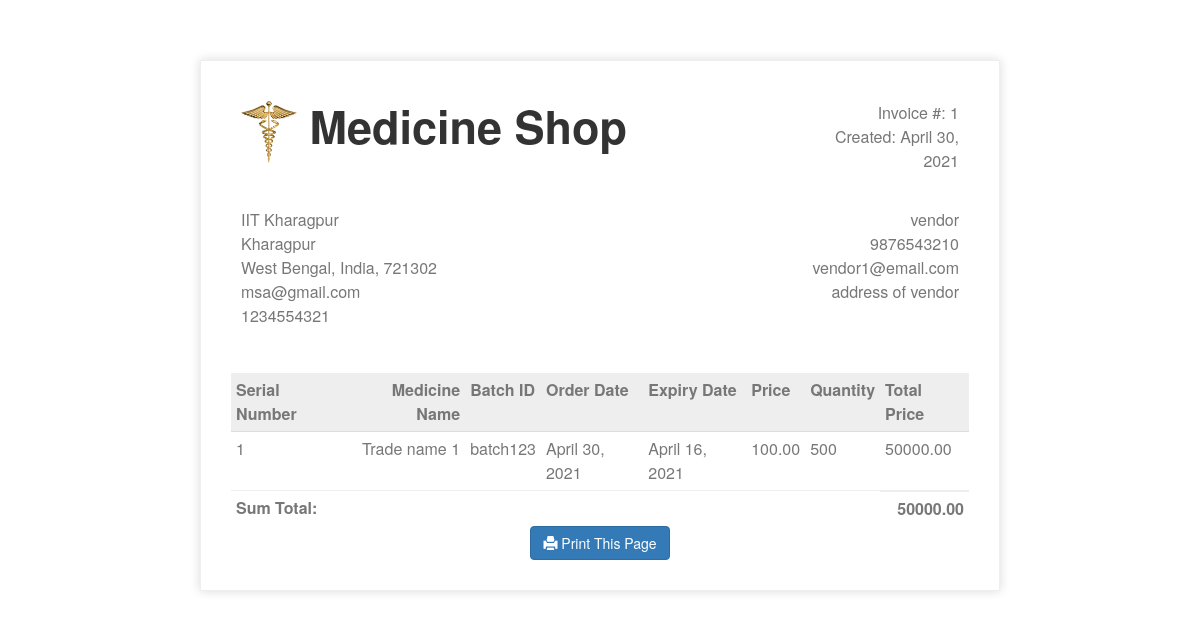
Page /printvendorreceipt/1 (signed in) on the committed database.
### shop/models.py (models this page shows, shortened)
class Transaction(models.Model):
    def validate_quantity(quan):
        if quan <= 0:
            raise ValidationError("Not a valid quantity.")
    def validate_date(date):
        if date < date.today():
            raise ValidationError("Date cannot be in the past")
    transaction_id = models.IntegerField(blank=False)
    quantity = models.IntegerField(default=0, blank=False, validators=[validate_quantity])
    date = models.DateField(blank=False, default=now,
                            validators=[validate_date])
    expiry_date = models.DateField(blank=False, default=now, validators=[validate_date])
    batch_id = models.CharField(max_length=100, blank=False)
    medicine = models.ForeignKey(
        Medicine, default=None, on_delete=models.CASCADE)

class Vendor(models.Model):
    name = models.CharField(max_length=100, blank=False)
    address = models.CharField(max_length=500, blank=False)
    phone_regex = RegexValidator(
        regex=r'^(?:\s+|)((0|(?:(\+|)91))(?:\s|-)*(?:(?:\d(?:\s|-)*\d{9})|(?:\d{2}(?:\s|-)*\d{8})|(?:\d{3}(?:\s|-)*\d{7}))|\d{10})(?:\s+|)', message=("Phone Number is not valid"))
    phone = models.CharField(max_length=14, blank=False, validators=[phone_regex] )
    email = models.EmailField(blank=False)

class VendorTransaction(Transaction):
    vendor = models.ForeignKey(Vendor, default=None, on_delete=models.CASCADE)

class Medicine(models.Model):
    def validate_price(price):
        if price <= 0:
            raise ValidationError("Price is not valid.")
    trade_name = models.CharField(max_length=100, blank=False)
    generic_name = models.CharField(max_length=100, blank=False)
    description = models.CharField(max_length=500, default=None, blank=True)
    purchasePrice = models.DecimalField(
        decimal_places=2, default=0.00, blank=False, max_digits=10, validators=[validate_price])
    unit_selling = models.DecimalField(
        decimal_places=2, default=0.00, blank=False, max_digits=10, validators=[validate_price])
    threshold_value = models.IntegerField(
        default=0, blank=True)
    vendor = models.ForeignKey(Vendor, default=None, on_delete=models.CASCADE)

### shop/supply.py (the view)
# urls.py: path('printvendorreceipt/<str:trans>',
@login_required(login_url='login')
def printvendorreceipt(request, trans):
    trans = int(trans)
    list = []
    context = {}
    context['trans'] = trans
    if VendorTransaction.objects.filter(transaction_id=trans).count() == 0:
        messages.info(request, 'Transaction ID not valid')
        return redirect('home')
    context['name'] = VendorTransaction.objects.filter(
        transaction_id=trans).first().vendor.name
    context['phone'] = VendorTransaction.objects.filter(
        transaction_id=trans).first().vendor.phone
    context['address'] = VendorTransaction.objects.filter(
        transaction_id=trans).first().vendor.address
    context['email'] = VendorTransaction.objects.filter(
        transaction_id=trans).first().vendor.email
    context['date'] = VendorTransaction.objects.filter(
        transaction_id=trans).first().date
    context['total'] = 0
    for obj in VendorTransaction.objects.filter(transaction_id=trans):
        dict = {'obj': obj,
                'total_price': obj.quantity * obj.medicine.purchasePrice
                }
        context['total'] += obj.quantity * obj.medicine.purchasePrice
        list.append(dict)
        print(obj.medicine.trade_name)
    context['list'] = list
    return render(request, 'vendorreceipt.html', context)

### shop/templates/vendorreceipt.html (shortened to what this page needs)
<link href="//maxcdn.bootstrapcdn.com/bootstrap/3.3.0/css/bootstrap.min.css" rel="stylesheet" id="bootstrap-css">
<!DOCTYPE html>
<html lang="en">
	<head>
	</head>
	<body>
		<br /><br /><br />
		<div class="invoice-box">
			<table>
				<tr class="top">
					<td colspan="2">
						<table>
							<tr>
								<td class="title">
									<img src="../static/imgs/login.png" alt="Company logo" style="width: 10%; max-width: 300px" />
                                    <label for="">Medicine Shop</label>
								</td>
								<td>
									Invoice #: {{trans}}<br />
									Created: {{date}}<br />
								</td>
							</tr>
						</table>
					</td>
				</tr>
				<tr class="information">
					<td colspan="2">
						<table>
							<tr>
								<td>
									IIT Kharagpur<br />
									Kharagpur<br />
									West Bengal, India, 721302 <br>
									msa@gmail.com<br />
									1234554321<br />
								</td>
								<td>
									{{name}}<br />
									{{phone}} <br />
									{{email}} <br />
									{{address}} <br />
								</td>
							</tr>
						</table>
					</td>
				</tr>
			</table>
			<table>
				<tr class="heading">
					<td>Serial Number</td>
					<td>Medicine Name</td>
					<td>Batch ID</td>
					<td>Order Date</td>
					<td>Expiry Date</td>
					<td>Price </td>
					<td>Quantity</td>
					<td>Total Price</td>
				</tr>
                {% for item in list %}
                <tr class="item">
					<td>{{ forloop.counter }}</td>
					<td>{{ item.obj.medicine.trade_name}} </td>
					<td>{{ item.obj.batch_id}}</td>
					<td>{{ item.obj.date}}</td>
					<td>{{ item.obj.expiry_date}}</td>
					<td>{{ item.obj.medicine.purchasePrice}} </td>
					<td>{{ item.obj.quantity}}</td>
					<td>{{ item.total_price }}</td>
				</tr>
                {% endfor %}
				<tr class="total">
					<td colspan="7"><strong>Sum Total: </strong></td>
					<td>{{total}}</td>
				</tr>
			</table>
			<Button id ="printbtn"  class="btn btn-primary hidden-print" type="button" value="Print this page" onclick="window.print();" ><span class="glyphicon glyphicon-print" aria-hidden="true"></span> Print This Page
			</button>
		</div>
	</body>
</html>

### shop/templates/vendorreceipt.html (style rules this page uses)
body { font-family: 'Helvetica Neue', 'Helvetica', Helvetica, Arial, sans-serif; text-align: center; color: #777; }
.invoice-box { max-width: 800px; margin: auto; padding: 30px; border: 1px solid #eee; box-shadow: 0 0 10px rgba(0, 0, 0, 0.15); font-size: 16px; line-height: 24px; font-family: 'Helvetica Neue', 'Helvetica', Helvetica, Arial, sans-serif; color: #555; }
.invoice-box table { width: 100%; line-height: inherit; text-align: left; border-collapse: collapse; }
.invoice-box table td { padding: 5px; vertical-align: top; }
.invoice-box table tr td:nth-child(2) { text-align: right; }
.invoice-box table tr.top table td { padding-bottom: 20px; }
.invoice-box table tr.top table td.title { font-size: 45px; line-height: 45px; color: #333; }
.invoice-box table tr.information table td { padding-bottom: 40px; }
.invoice-box table tr.heading td { background: #eee; border-bottom: 1px solid #ddd; font-weight: bold; }
.invoice-box table tr.item td { border-bottom: 1px solid #eee; }
.invoice-box table tr.total td:nth-child(2) { border-top: 2px solid #eee; font-weight: bold; }

### rows in the picture
Transaction: date "April 30, 2021"
Vendor: name "vendor", phone "9876543210", email "vendor1@email.com", address "address of vendor"
VendorTransaction: obj.medicine.trade_name "Trade name 1", obj.batch_id "batch123", obj "April 30, 2021", obj.expiry_date "April 16, 2021", obj.medicine.purchasePrice "100.00", obj.quantity "500", total_price "50000.00"

### other values in the picture
{{ trans }} "1"
{{ total }} "50000.00"
